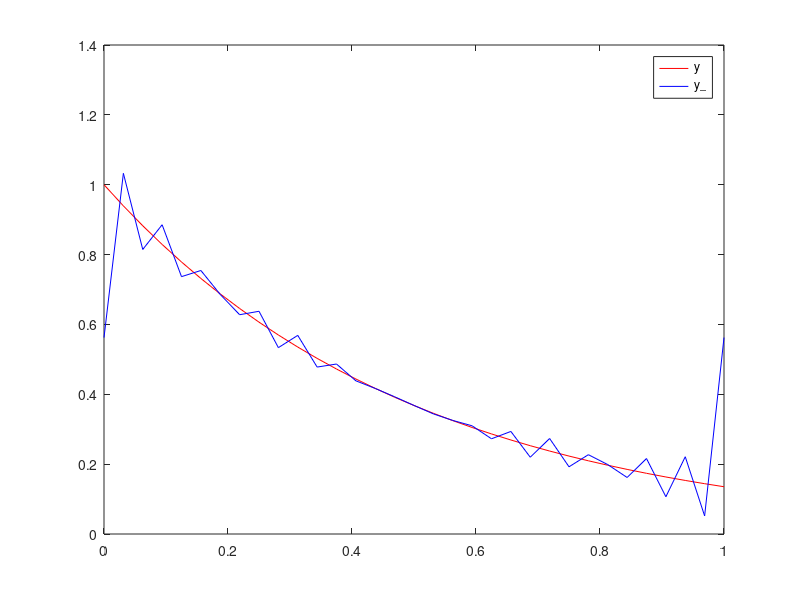

Write the MATLAB code that produced this figure.
%% ADC Lab Assignment #3

%% Problem 1

Fs = 16;
Ts = 1/Fs;
To = 1;
t = 0:Ts:To;

y = exp(-2*t)';

No = To*Fs;
n1 = To*Fs/2;
n2 = To*Fs/2 - 1;

ya0 = 1';

ya1 = cos((2*pi*t*1)/To)';
ya2 = cos((2*pi*t*2)/To)';
ya3 = cos((2*pi*t*3)/To)';
ya4 = cos((2*pi*t*4)/To)';
ya5 = cos((2*pi*t*5)/To)';
ya6 = cos((2*pi*t*6)/To)';
ya7 = cos((2*pi*t*7)/To)';
ya8 = cos((2*pi*t*8)/To)';

yb1 = sin(2*pi*t*1/To)';
yb2 = sin(2*pi*t*2/To)';
yb3 = sin(2*pi*t*3/To)';
yb4 = sin(2*pi*t*4/To)';
yb5 = sin(2*pi*t*5/To)';
yb6 = sin(2*pi*t*6/To)';
yb7 = sin(2*pi*t*7/To)';

fa0 = @(t) (1/To)*exp(-2*t);
a0 = integral(fa0,0,1);

fa1= @(t) (2/To)*(exp(-2*t)).*(cos(2*pi*t*1/To));
a1 = integral(fa1,0,1);
fa2= @(t) (2/To)*(exp(-2*t)).*(cos(2*pi*t*2/To));
a2 = integral(fa2,0,1);
fa3= @(t) (2/To)*(exp(-2*t)).*(cos(2*pi*t*3/To));
a3 = integral(fa3,0,1);
fa4= @(t) (2/To)*(exp(-2*t)).*(cos(2*pi*t*4/To));
a4 = integral(fa4,0,1);
fa5= @(t) (2/To)*(exp(-2*t)).*(cos(2*pi*t*5/To));
a5 = integral(fa5,0,1);
fa6= @(t) (2/To)*(exp(-2*t)).*(cos(2*pi*t*6/To));
a6 = integral(fa6,0,1);
fa7= @(t) (2/To)*(exp(-2*t)).*(cos(2*pi*t*7/To));
a7 = integral(fa7,0,1);
fa8= @(t) (2/To)*(exp(-2*t)).*(cos(2*pi*t*8/To));
a8 = integral(fa8,0,1);

fb1= @(t) (2/To)*(exp(-2*t)).*(sin(2*pi*t*1/To));
b1 = integral(fb1,0,1);
fb2= @(t) (2/To)*(exp(-2*t)).*(sin(2*pi*t*2/To));
b2 = integral(fb2,0,1);
fb3= @(t) (2/To)*(exp(-2*t)).*(sin(2*pi*t*3/To));
b3 = integral(fb3,0,1);
fb4= @(t) (2/To)*(exp(-2*t)).*(sin(2*pi*t*4/To));
b4 = integral(fb4,0,1);
fb5= @(t) (2/To)*(exp(-2*t)).*(sin(2*pi*t*5/To));
b5 = integral(fb5,0,1);
fb6= @(t) (2/To)*(exp(-2*t)).*(sin(2*pi*t*6/To));
b6 = integral(fb6,0,1);
fb7= @(t) (2/To)*(exp(-2*t)).*(sin(2*pi*t*7/To));
b7 = integral(fb7,0,1);

y_ = a0 + a1*ya1 + a2*ya2 + a3*ya3 + a4*ya4 + a5*ya5 + a6*ya6 + a7*ya7 + a8*ya8;
y_ = y_ + b1*yb1 + b2*yb2 + b3*yb3 + b4*yb4 + b5*yb5 + b6*yb6 + b7*yb7;

plot(t,y,'r',t,y_,'b')
legend('y','y_')

e = y - y_;
E = dot(e,e);

%% Problem 2

Fs = 16;
Ts = 1/Fs;
To = 1;
t = 0:Ts:To;

y = exp(-2*t)';

No = To*Fs;
n1 = To*Fs/4;
n2 = To*Fs/4 - 1;

ya0 = 1';

ya1 = cos((2*pi*t*1)/To)';
ya2 = cos((2*pi*t*2)/To)';
ya3 = cos((2*pi*t*3)/To)';
ya4 = cos((2*pi*t*4)/To)';

yb1 = sin(2*pi*t*1/To)';
yb2 = sin(2*pi*t*2/To)';
yb3 = sin(2*pi*t*3/To)';

fa0 = @(t) (1/To)*exp(-2*t);
a0 = integral(fa0,0,1);

fa1= @(t) (2/To)*(exp(-2*t)).*(cos(2*pi*t*1/To));
a1 = integral(fa1,0,1);
fa2= @(t) (2/To)*(exp(-2*t)).*(cos(2*pi*t*2/To));
a2 = integral(fa2,0,1);
fa3= @(t) (2/To)*(exp(-2*t)).*(cos(2*pi*t*3/To));
a3 = integral(fa3,0,1);
fa4= @(t) (2/To)*(exp(-2*t)).*(cos(2*pi*t*4/To));
a4 = integral(fa4,0,1);


fb1= @(t) (2/To)*(exp(-2*t)).*(sin(2*pi*t*1/To));
b1 = integral(fb1,0,1);
fb2= @(t) (2/To)*(exp(-2*t)).*(sin(2*pi*t*2/To));
b2 = integral(fb2,0,1);
fb3= @(t) (2/To)*(exp(-2*t)).*(sin(2*pi*t*3/To));
b3 = integral(fb3,0,1);


y_ = a0 + a1*ya1 + a2*ya2 + a3*ya3 + a4*ya4;
y_ = y_ + b1*yb1 + b2*yb2 + b3*yb3;

plot(t,y,'r',t,y_,'b')
legend('y','y_')

e = y - y_;
E = dot(e,e);

%% Problem 3

Fs = 16;
Ts = 1/Fs;
To = 1;
t = 0:Ts:To;

y = t';

No = To*Fs;

yd1 = exp(-i*2*pi*t*1/To)';
yd2 = exp(-i*2*pi*t*2/To)';
yd3 = exp(-i*2*pi*t*3/To)';
yd4 = exp(-i*2*pi*t*4/To)';
yd5 = exp(-i*2*pi*t*5/To)';
yd6 = exp(-i*2*pi*t*6/To)';
yd7 = exp(-i*2*pi*t*7/To)';
yd8 = exp(-i*2*pi*t*8/To)';
yd9 = exp(-i*2*pi*t*9/To)';
yd10 = exp(-i*2*pi*t*10/To)';
yd11 = exp(-i*2*pi*t*11/To)';
yd12 = exp(-i*2*pi*t*12/To)';
yd13 = exp(-i*2*pi*t*13/To)';
yd14 = exp(-i*2*pi*t*14/To)';
yd15 = exp(-i*2*pi*t*15/To)';

fd0 = @(t) (1/To)*t;
d0 = integral(fd0,0,1);

fd1= @(t) (2/To)*(t).*(exp(-i*2*pi*t*1/To));
d1 = integral(fd1,0,1);
fd2= @(t) (2/To)*(t).*(exp(-i*2*pi*t*2/To));
d2 = integral(fd2,0,1);
fd3= @(t) (2/To)*(t).*(exp(-i*2*pi*t*3/To));
d3 = integral(fd3,0,1);
fd4= @(t) (2/To)*(t).*(exp(-i*2*pi*t*4/To));
d4 = integral(fd4,0,1);
fd5= @(t) (2/To)*(t).*(exp(-i*2*pi*t*5/To));
d5 = integral(fd5,0,1);
fd6= @(t) (2/To)*(t).*(exp(-i*2*pi*t*6/To));
d6 = integral(fd6,0,1);
fd7= @(t) (2/To)*(t).*(exp(-i*2*pi*t*7/To));
d7 = integral(fd7,0,1);
fd8= @(t) (2/To)*(t).*(exp(-i*2*pi*t*8/To));
d8 = integral(fd8,0,1);
fd9= @(t) (2/To)*(t).*(exp(-i*2*pi*t*9/To));
d9 = integral(fd9,0,1);
fd10= @(t) (2/To)*(t).*(exp(-i*2*pi*t*10/To));
d10 = integral(fd10,0,1);
fd11= @(t) (2/To)*(t).*(exp(-i*2*pi*t*11/To));
d11 = integral(fd11,0,1);
fd12= @(t) (2/To)*(t).*(exp(-i*2*pi*t*12/To));
d12 = integral(fd12,0,1);
fd13= @(t) (2/To)*(t).*(exp(-i*2*pi*t*13/To));
d13 = integral(fd13,0,1);
fd14= @(t) (2/To)*(t).*(exp(-i*2*pi*t*14/To));
d14 = integral(fd14,0,1);
fd15= @(t) (2/To)*(t).*(exp(-i*2*pi*t*15/To));
d15 = integral(fd15,0,1);

y_ = d0 + d1*yd1 + d2*yd2 + d3*yd3 + d4*yd4 + d5*yd5 + d6*yd6 + d7*yd7 + d8*yd8;
y_ = y_ + d9*yd9 + d10*yd10 + d11*yd11 + d12*yd12 + d13*yd13 + d14*yd14 + d15*yd15;

plot(t,y,'r',t,y_,'b')
legend('y','y_')

e = y - y_;
E = dot(e,e);

%% Problem 4

Fs = 32;
Ts = 1/Fs;
To = 1;
t = 0:Ts:To;

y = exp(-2*t)';

No = To*Fs;
n1 = To*Fs/2;
n2 = To*Fs/2 - 1;

ya0 = 1';

ya1 = cos((2*pi*t*1)/To)';
ya2 = cos((2*pi*t*2)/To)';
ya3 = cos((2*pi*t*3)/To)';
ya4 = cos((2*pi*t*4)/To)';
ya5 = cos((2*pi*t*5)/To)';
ya6 = cos((2*pi*t*6)/To)';
ya7 = cos((2*pi*t*7)/To)';
ya8 = cos((2*pi*t*8)/To)';
ya9 = cos((2*pi*t*9)/To)';
ya10 = cos((2*pi*t*10)/To)';
ya11 = cos((2*pi*t*11)/To)';
ya12 = cos((2*pi*t*12)/To)';
ya13 = cos((2*pi*t*13)/To)';
ya14 = cos((2*pi*t*14)/To)';
ya15 = cos((2*pi*t*15)/To)';
ya16 = cos((2*pi*t*16)/To)';

yb1 = sin(2*pi*t*1/To)';
yb2 = sin(2*pi*t*2/To)';
yb3 = sin(2*pi*t*3/To)';
yb4 = sin(2*pi*t*4/To)';
yb5 = sin(2*pi*t*5/To)';
yb6 = sin(2*pi*t*6/To)';
yb7 = sin(2*pi*t*7/To)';
yb8 = sin(2*pi*t*8/To)';
yb9 = sin(2*pi*t*9/To)';
yb10 = sin(2*pi*t*10/To)';
yb11 = sin(2*pi*t*11/To)';
yb12 = sin(2*pi*t*12/To)';
yb13 = sin(2*pi*t*13/To)';
yb14 = sin(2*pi*t*14/To)';
yb15 = sin(2*pi*t*15/To)';

fa0 = @(t) (1/To)*exp(-2*t);
a0 = integral(fa0,0,1);

fa1= @(t) (2/To)*(exp(-2*t)).*(cos(2*pi*t*1/To));
a1 = integral(fa1,0,1);
fa2= @(t) (2/To)*(exp(-2*t)).*(cos(2*pi*t*2/To));
a2 = integral(fa2,0,1);
fa3= @(t) (2/To)*(exp(-2*t)).*(cos(2*pi*t*3/To));
a3 = integral(fa3,0,1);
fa4= @(t) (2/To)*(exp(-2*t)).*(cos(2*pi*t*4/To));
a4 = integral(fa4,0,1);
fa5= @(t) (2/To)*(exp(-2*t)).*(cos(2*pi*t*5/To));
a5 = integral(fa5,0,1);
fa6= @(t) (2/To)*(exp(-2*t)).*(cos(2*pi*t*6/To));
a6 = integral(fa6,0,1);
fa7= @(t) (2/To)*(exp(-2*t)).*(cos(2*pi*t*7/To));
a7 = integral(fa7,0,1);
fa8= @(t) (2/To)*(exp(-2*t)).*(cos(2*pi*t*8/To));
a8 = integral(fa8,0,1);
fa9= @(t) (2/To)*(exp(-2*t)).*(cos(2*pi*t*9/To));
a9 = integral(fa9,0,1);
fa10= @(t) (2/To)*(exp(-2*t)).*(cos(2*pi*t*10/To));
a10 = integral(fa10,0,1);
fa11= @(t) (2/To)*(exp(-2*t)).*(cos(2*pi*t*11/To));
a11 = integral(fa11,0,1);
fa12= @(t) (2/To)*(exp(-2*t)).*(cos(2*pi*t*12/To));
a12 = integral(fa12,0,1);
fa13= @(t) (2/To)*(exp(-2*t)).*(cos(2*pi*t*13/To));
a13 = integral(fa13,0,1);
fa14= @(t) (2/To)*(exp(-2*t)).*(cos(2*pi*t*14/To));
a14 = integral(fa14,0,1);
fa15= @(t) (2/To)*(exp(-2*t)).*(cos(2*pi*t*15/To));
a15 = integral(fa15,0,1);
fa16= @(t) (2/To)*(exp(-2*t)).*(cos(2*pi*t*16/To));
a16 = integral(fa16,0,1);

fb1= @(t) (2/To)*(exp(-2*t)).*(sin(2*pi*t*1/To));
b1 = integral(fb1,0,1);
fb2= @(t) (2/To)*(exp(-2*t)).*(sin(2*pi*t*2/To));
b2 = integral(fb2,0,1);
fb3= @(t) (2/To)*(exp(-2*t)).*(sin(2*pi*t*3/To));
b3 = integral(fb3,0,1);
fb4= @(t) (2/To)*(exp(-2*t)).*(sin(2*pi*t*4/To));
b4 = integral(fb4,0,1);
fb5= @(t) (2/To)*(exp(-2*t)).*(sin(2*pi*t*5/To));
b5 = integral(fb5,0,1);
fb6= @(t) (2/To)*(exp(-2*t)).*(sin(2*pi*t*6/To));
b6 = integral(fb6,0,1);
fb7= @(t) (2/To)*(exp(-2*t)).*(sin(2*pi*t*7/To));
b7 = integral(fb7,0,1);
fb8= @(t) (2/To)*(exp(-2*t)).*(sin(2*pi*t*8/To));
b8 = integral(fb8,0,1);
fb9= @(t) (2/To)*(exp(-2*t)).*(sin(2*pi*t*9/To));
b9 = integral(fb9,0,1);
fb10= @(t) (2/To)*(exp(-2*t)).*(sin(2*pi*t*10/To));
b10 = integral(fb10,0,1);
fb11= @(t) (2/To)*(exp(-2*t)).*(sin(2*pi*t*11/To));
b11 = integral(fb11,0,1);
fb12= @(t) (2/To)*(exp(-2*t)).*(sin(2*pi*t*12/To));
b12 = integral(fb12,0,1);
fb13= @(t) (2/To)*(exp(-2*t)).*(sin(2*pi*t*13/To));
b13 = integral(fb13,0,1);
fb14= @(t) (2/To)*(exp(-2*t)).*(sin(2*pi*t*14/To));
b14 = integral(fb14,0,1);
fb15= @(t) (2/To)*(exp(-2*t)).*(sin(2*pi*t*15/To));
b15 = integral(fb15,0,1);


y_ = a0 + a1*ya1 + a2*ya2 + a3*ya3 + a4*ya4 + a5*ya5 + a6*ya6 + a7*ya7 + a8*ya8;
y_ = y_ + a9*ya9 + a10*ya10 + a11*ya11 + a12*ya12 + a13*ya13 + a14*ya14 + a15*ya15 + a15*ya16;
y_ = y_ + b1*yb1 + b2*yb2 + b3*yb3 + b4*yb4 + b5*yb5 + b6*yb6 + b7*yb7 + b8*yb8;
y_ = y_ + b9*yb9 + b10*yb10 + b11*yb11 + b12*yb12 + b13*yb13 + b13*yb13 + b14*yb14 +b14*yb14;

plot(t,y,'r',t,y_,'b')
legend('y','y_')
e = y - y_;
E = dot(e,e);